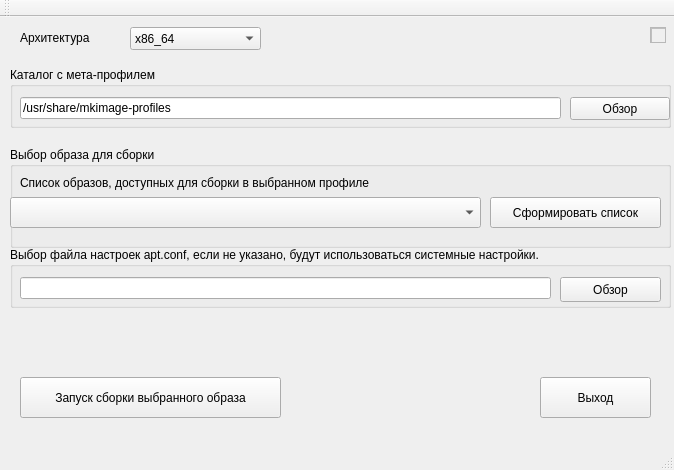
<?xml version="1.0" encoding="UTF-8"?>
<ui version="4.0">
 <class>MainWindow</class>
 <widget class="QMainWindow" name="MainWindow">
  <property name="geometry">
   <rect>
    <x>0</x>
    <y>0</y>
    <width>674</width>
    <height>470</height>
   </rect>
  </property>
  <property name="windowTitle">
   <string>MainWindow</string>
  </property>
  <widget class="QWidget" name="centralWidget">
   <widget class="QPushButton" name="pushButton_Exit">
    <property name="geometry">
     <rect>
      <x>540</x>
      <y>360</y>
      <width>111</width>
      <height>41</height>
     </rect>
    </property>
    <property name="text">
     <string>Выход</string>
    </property>
   </widget>
   <widget class="QPushButton" name="pushButton_RunCreate">
    <property name="geometry">
     <rect>
      <x>20</x>
      <y>360</y>
      <width>261</width>
      <height>41</height>
     </rect>
    </property>
    <property name="text">
     <string>Запуск сборки выбранного образа</string>
    </property>
   </widget>
   <widget class="QLabel" name="label_4">
    <property name="geometry">
     <rect>
      <x>20</x>
      <y>10</y>
      <width>101</width>
      <height>21</height>
     </rect>
    </property>
    <property name="text">
     <string>Архитектура</string>
    </property>
   </widget>
   <widget class="QComboBox" name="cb_arch">
    <property name="geometry">
     <rect>
      <x>130</x>
      <y>10</y>
      <width>131</width>
      <height>23</height>
     </rect>
    </property>
    <item>
     <property name="text">
      <string>x86_64</string>
     </property>
    </item>
    <item>
     <property name="text">
      <string>i586</string>
     </property>
    </item>
   </widget>
   <widget class="QGroupBox" name="groupBox">
    <property name="geometry">
     <rect>
      <x>10</x>
      <y>50</y>
      <width>661</width>
      <height>61</height>
     </rect>
    </property>
    <property name="title">
     <string>Каталог с мета-профилем</string>
    </property>
    <widget class="QLineEdit" name="DirProfiles">
     <property name="geometry">
      <rect>
       <x>10</x>
       <y>30</y>
       <width>541</width>
       <height>22</height>
      </rect>
     </property>
     <property name="text">
      <string>/usr/share/mkimage-profiles</string>
     </property>
     <property name="readOnly">
      <bool>true</bool>
     </property>
    </widget>
    <widget class="QPushButton" name="pushButton_DirProfiles">
     <property name="geometry">
      <rect>
       <x>560</x>
       <y>30</y>
       <width>100</width>
       <height>23</height>
      </rect>
     </property>
     <property name="text">
      <string>Обзор</string>
     </property>
    </widget>
   </widget>
   <widget class="QGroupBox" name="groupBox_2">
    <property name="geometry">
     <rect>
      <x>10</x>
      <y>130</y>
      <width>661</width>
      <height>101</height>
     </rect>
    </property>
    <property name="title">
     <string>Выбор образа для сборки</string>
    </property>
    <widget class="QLabel" name="label_5">
     <property name="geometry">
      <rect>
       <x>10</x>
       <y>20</y>
       <width>481</width>
       <height>31</height>
      </rect>
     </property>
     <property name="text">
      <string>Список образов, доступных для сборки в выбранном профиле</string>
     </property>
    </widget>
    <widget class="QComboBox" name="comboBox_ListDistro">
     <property name="geometry">
      <rect>
       <x>0</x>
       <y>50</y>
       <width>471</width>
       <height>31</height>
      </rect>
     </property>
    </widget>
    <widget class="QPushButton" name="pushButton_ListInit">
     <property name="geometry">
      <rect>
       <x>480</x>
       <y>50</y>
       <width>171</width>
       <height>31</height>
      </rect>
     </property>
     <property name="text">
      <string>Сформировать список</string>
     </property>
    </widget>
   </widget>
   <widget class="QTextEdit" name="ListDistro">
    <property name="enabled">
     <bool>false</bool>
    </property>
    <property name="geometry">
     <rect>
      <x>650</x>
      <y>10</y>
      <width>16</width>
      <height>16</height>
     </rect>
    </property>
   </widget>
   <widget class="QGroupBox" name="groupBox_3">
    <property name="geometry">
     <rect>
      <x>10</x>
      <y>230</y>
      <width>661</width>
      <height>61</height>
     </rect>
    </property>
    <property name="title">
     <string>Выбор файла настроек apt.conf, если не указано, будут использоваться системные настройки.</string>
    </property>
    <widget class="QLineEdit" name="AptConf">
     <property name="geometry">
      <rect>
       <x>10</x>
       <y>30</y>
       <width>531</width>
       <height>22</height>
      </rect>
     </property>
     <property name="readOnly">
      <bool>true</bool>
     </property>
    </widget>
    <widget class="QPushButton" name="pushButton_AptConf">
     <property name="geometry">
      <rect>
       <x>550</x>
       <y>30</y>
       <width>101</width>
       <height>25</height>
      </rect>
     </property>
     <property name="text">
      <string>Обзор</string>
     </property>
    </widget>
   </widget>
  </widget>
  <widget class="QMenuBar" name="menuBar">
   <property name="geometry">
    <rect>
     <x>0</x>
     <y>0</y>
     <width>674</width>
     <height>23</height>
    </rect>
   </property>
  </widget>
  <widget class="QToolBar" name="mainToolBar">
   <attribute name="toolBarArea">
    <enum>TopToolBarArea</enum>
   </attribute>
   <attribute name="toolBarBreak">
    <bool>false</bool>
   </attribute>
  </widget>
  <widget class="QStatusBar" name="statusBar"/>
 </widget>
 <layoutdefault spacing="6" margin="11"/>
 <resources/>
 <connections/>
</ui>
